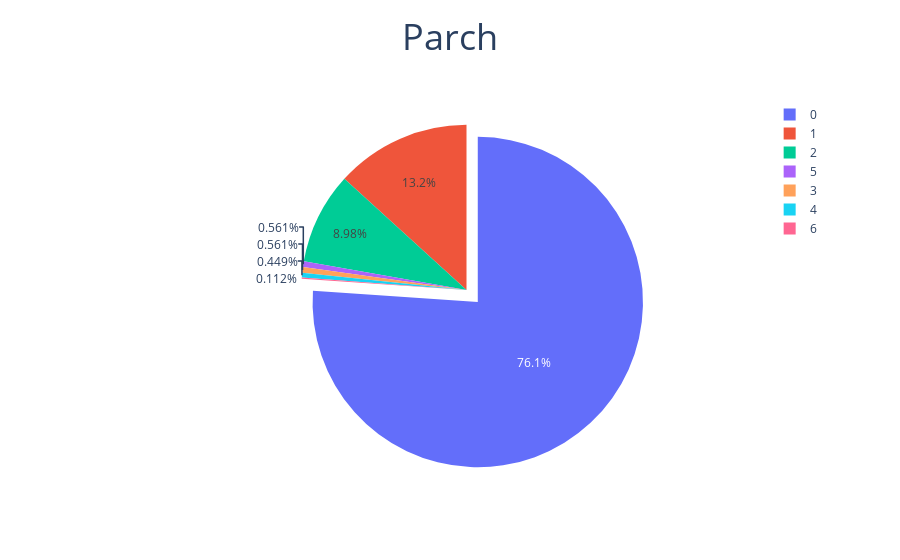
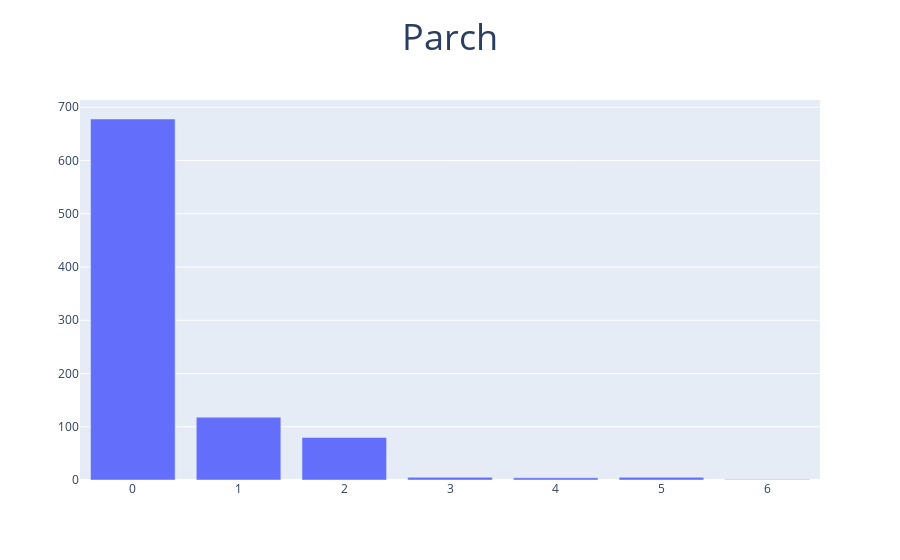

These figures' notebook cell, in order:
### Code cell
fig = go.Figure(data=[go.Pie(labels=dft['Parch'], pull=[.1, .15, .15, 0])],layout_title_text=' Parch ',layout_title_font =dict(size= 36),layout_title_x=0.5)
fig.show()

fig = go.Figure(
    data=[go.Bar(x = dft['Parch'].value_counts().index,y=dft['Parch'].value_counts())],layout_title_text=' Parch ',layout_title_font =dict(size= 36),layout_title_x=0.5)
fig.show()

### Figure 1 — Plotly figure (JSON) as saved in the notebook; plotly's stock layout.template omitted (floating-point values rounded to 4 significant figures; data arrays with more than 128 entries replaced by an {"elided": "..."} marker saying what was removed)
{"data": [{"labels": {"elided": "891 int values"}, "pull": [0.1, 0.15, 0.15, 0], "type": "pie"}], "layout": {"title": {"font": {"size": 36}, "text": " Parch ", "x": 0.5}}}

### Figure 2 — Plotly figure (JSON) as saved in the notebook; plotly's stock layout.template omitted (floating-point values rounded to 4 significant figures)
{"data": [{"type": "bar", "x": [0, 1, 2, 5, 3, 4, 6], "y": [678, 118, 80, 5, 5, 4, 1]}], "layout": {"title": {"font": {"size": 36}, "text": " Parch ", "x": 0.5}}}
